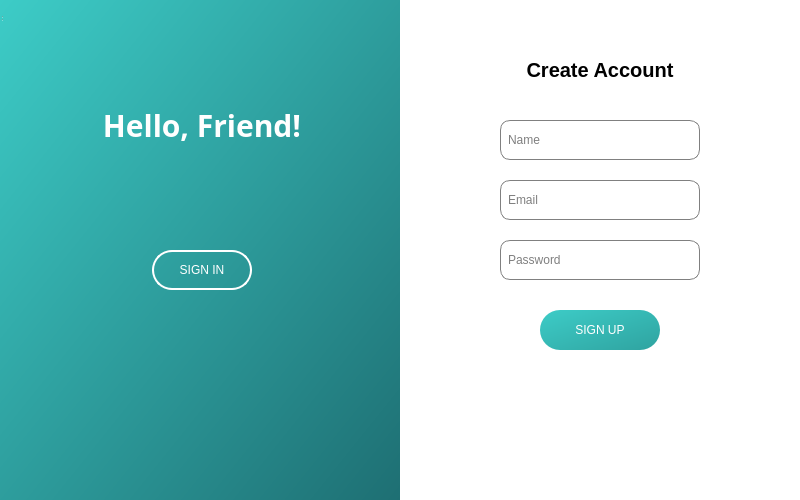
<?xml version="1.0" encoding="UTF-8"?>
<ui version="4.0">
 <class>Form</class>
 <widget class="QWidget" name="Form">
  <property name="geometry">
   <rect>
    <x>0</x>
    <y>0</y>
    <width>800</width>
    <height>500</height>
   </rect>
  </property>
  <property name="windowTitle">
   <string>Login Signup</string>
  </property>
  <widget class="QWidget" name="centralwidget">
   <!-- Left Panel -->
   <widget class="QWidget" name="leftPanel" native="true">
    <property name="geometry">
     <rect>
      <x>0</x>
      <y>0</y>
      <width>400</width>
      <height>500</height>
     </rect>
    </property>
    <property name="styleSheet">
     <string>background: qlineargradient(spread:pad, x1:0, y1:0, x2:1, y2:1, stop:0 #3DCCC7, stop:1 #1E6F73);</string>
    </property>
    <widget class="QLabel" name="welcomeLabel">
     <property name="geometry">
      <rect>
       <x>102</x>
       <y>100</y>
       <width>200</width>
       <height>50</height>
      </rect>
     </property>
     <property name="font">
      <font>
       <family>Arial Rounded MT</family>
       <bold>true</bold>
      </font>
     </property>
     <property name="styleSheet">
      <string>color: white; font-size: 30px; font-weight: bold; background-color: transparent;</string>
     </property>
     <property name="text">
      <string>Hello, Friend!</string>
     </property>
     <property name="alignment">
      <set>Qt::AlignmentFlag::AlignCenter</set>
     </property>
    </widget>
    <widget class="QPushButton" name="signInButton">
     <property name="geometry">
      <rect>
       <x>152</x>
       <y>250</y>
       <width>100</width>
       <height>40</height>
      </rect>
     </property>
     <property name="styleSheet">
      <string>
        QPushButton {
            background-color: transparent; 
            color: white; 
            border: 2px solid white; 
            border-radius: 20px; 
            padding: 5px;
        }
        QPushButton:hover {
            background-color: rgba(255, 255, 255, 0.2);
        }
        QPushButton:pressed {
            background-color: rgba(255, 255, 255, 0.4);
        }
      </string>
     </property>
     <property name="text">
      <string>SIGN IN</string>
     </property>
    </widget>
   </widget>

   <!-- Right Panel -->
   <widget class="QWidget" name="rightPanel" native="true">
    <property name="geometry">
     <rect>
      <x>400</x>
      <y>0</y>
      <width>400</width>
      <height>500</height>
     </rect>
    </property>
    <property name="styleSheet">
     <string>background: white;</string>
    </property>
    <widget class="QLabel" name="signupLabel">
     <property name="geometry">
      <rect>
       <x>120</x>
       <y>50</y>
       <width>160</width>
       <height>40</height>
      </rect>
     </property>
     <property name="styleSheet">
      <string>color: black; font-size: 20px; font-weight: bold;</string>
     </property>
     <property name="text">
      <string>Create Account</string>
     </property>
     <property name="alignment">
      <set>Qt::AlignmentFlag::AlignCenter</set>
     </property>
    </widget>
    <widget class="QLineEdit" name="nameInput">
     <property name="geometry">
      <rect>
       <x>100</x>
       <y>120</y>
       <width>200</width>
       <height>40</height>
      </rect>
     </property>
     <property name="styleSheet">
      <string>border: 1px solid gray; border-radius: 10px; padding: 5px;</string>
     </property>
     <property name="placeholderText">
      <string>Name</string>
     </property>
    </widget>
    <widget class="QLineEdit" name="emailInput">
     <property name="geometry">
      <rect>
       <x>100</x>
       <y>180</y>
       <width>200</width>
       <height>40</height>
      </rect>
     </property>
     <property name="styleSheet">
      <string>border: 1px solid gray; border-radius: 10px; padding: 5px;</string>
     </property>
     <property name="placeholderText">
      <string>Email</string>
     </property>
    </widget>
    <widget class="QLineEdit" name="passwordInput">
     <property name="geometry">
      <rect>
       <x>100</x>
       <y>240</y>
       <width>200</width>
       <height>40</height>
      </rect>
     </property>
     <property name="styleSheet">
      <string>border: 1px solid gray; border-radius: 10px; padding: 5px;</string>
     </property>
     <property name="echoMode">
      <enum>QLineEdit::EchoMode::Password</enum>
     </property>
     <property name="placeholderText">
      <string>Password</string>
     </property>
    </widget>
    <widget class="QPushButton" name="signUpButton">
     <property name="geometry">
      <rect>
       <x>140</x>
       <y>310</y>
       <width>120</width>
       <height>40</height>
      </rect>
     </property>
     <property name="styleSheet">
      <string>
        QPushButton {
            background: qlineargradient(spread:pad, x1:0, y1:0, x2:1, y2:1, stop:0 #3DCCC7, stop:1 #2FA3A0);
            color: white;
            border-radius: 20px;
            padding: 5px;
        }
        QPushButton:hover {
            background: #68D8D6;
        }
        QPushButton:pressed {
            background: #058F8A;
        }
      </string>
     </property>
     <property name="text">
      <string>SIGN UP</string>
     </property>
    </widget>
   </widget>
  </widget>
  <widget class="QStatusBar" name="statusbar"/>
 </widget>
 <resources/>
 <connections/>
</ui>
